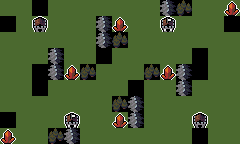

A level layout from a 2D game, rendered from its tile map. Below: a short description, then the map file with its tile-grid data intact:
An orthogonal 15x9 tile map with 16x16 px tiles, 3 tile layers (Tiles, Objects, Tier3), 6 hidden layers not drawn.

<map version="1.10" tiledversion="1.10.0" orientation="orthogonal" renderorder="right-down" width="15" height="9" tilewidth="16" tileheight="16" infinite="0" nextlayerid="33" nextobjectid="102">
 <editorsettings>
  <export target="../../../../maps/2p-knife-fight-v2.json" format="MUD Templates" />
 </editorsettings>
 <tileset firstgid="1" source="../../tilesets/map-maker-tileset.tsx" />
 <group id="17" name="Tiles" offsetx="2.84217e-14" offsety="0">
  <properties>
   <property name="entityLayer" type="bool" value="true" />
  </properties>
  <layer id="2" name="Tiles" width="15" height="9">
   <properties>
    <property name="prototypeLayer" type="bool" value="true" />
   </properties>
   <data encoding="csv">
1,1,0,1,1,1,1,1,1,1,3,2,1,1,1,
0,1,1,1,1,1,3,1,1,1,1,1,1,1,0,
1,1,1,1,1,1,3,2,1,1,1,1,1,1,1,
1,1,1,3,1,1,0,1,1,1,1,1,0,1,1,
1,1,0,3,1,2,1,1,1,2,1,3,0,1,1,
1,1,0,1,1,1,1,1,0,1,1,3,1,1,1,
1,1,1,1,1,1,1,2,3,1,1,1,1,1,1,
0,1,1,1,1,1,1,1,3,1,1,1,1,1,1,
1,1,1,2,3,1,1,1,1,1,1,1,0,1,1
</data>
  </layer>
 </group>
 <group id="15" name="Objects">
  <properties>
   <property name="entityLayer" type="bool" value="true" />
  </properties>
  <layer id="10" name="Objects" width="15" height="9">
   <properties>
    <property name="prototypeLayer" type="bool" value="true" />
   </properties>
   <data encoding="csv">
0,0,0,0,0,0,0,0,0,0,0,0,0,0,14,
0,0,9,0,0,0,0,14,0,0,10,0,0,0,0,
0,0,0,0,0,0,0,0,0,0,0,0,0,0,0,
0,0,0,0,0,0,0,0,0,0,0,0,0,0,0,
0,0,0,0,14,0,0,0,0,0,14,0,0,0,0,
0,0,0,0,0,0,0,0,0,0,0,0,0,0,0,
0,0,0,0,0,0,0,0,0,0,0,0,0,0,0,
0,0,0,0,10,0,0,14,0,0,0,0,9,0,0,
14,0,0,0,0,0,0,0,0,0,0,0,0,0,0
</data>
  </layer>
  <objectgroup id="18" name="Portals" />
 </group>
 <group id="11" name="Extras">
  <properties>
   <property name="entityLayer" type="bool" value="true" />
  </properties>
  <group id="20" name="Zone" visible="0">
   <properties>
    <property name="componentLayer" type="bool" value="true" />
    <property name="encoding" value="uint32" />
   </properties>
   <layer id="26" name="Zone5" width="15" height="9">
    <properties>
     <property name="value" type="int" value="5" />
    </properties>
    <data encoding="csv">
0,0,0,0,0,0,0,0,0,0,0,0,0,0,0,
0,0,0,0,0,0,0,0,0,0,0,0,0,0,0,
0,0,0,0,0,0,0,0,0,0,0,0,0,0,0,
0,0,0,0,0,0,0,0,0,0,0,0,0,0,0,
0,0,0,0,0,0,0,0,0,0,0,0,0,0,0,
0,0,0,0,0,0,0,0,0,0,0,0,0,0,0,
0,0,0,0,0,0,0,0,0,0,0,0,0,0,0,
0,0,0,0,0,0,0,0,0,0,0,0,0,0,0,
0,0,0,0,0,0,0,0,0,0,0,0,0,0,0
</data>
   </layer>
   <layer id="24" name="Zone4" width="15" height="9">
    <properties>
     <property name="value" type="int" value="4" />
    </properties>
    <data encoding="csv">
0,0,0,0,0,0,0,0,0,0,0,0,0,0,0,
0,0,0,0,0,0,0,0,0,0,0,0,0,0,0,
0,0,0,0,0,0,0,0,0,0,0,0,0,0,0,
0,0,0,0,0,0,0,0,0,0,0,0,0,0,0,
0,0,0,0,0,0,0,0,0,0,0,0,0,0,0,
0,0,0,0,0,0,0,0,0,0,0,0,0,0,0,
0,0,0,0,0,0,0,0,0,0,0,0,0,0,0,
0,0,0,0,0,0,0,0,0,0,0,0,0,0,0,
0,0,0,0,0,0,0,0,0,0,0,0,0,0,0
</data>
   </layer>
   <layer id="23" name="Zone3" width="15" height="9">
    <properties>
     <property name="value" type="int" value="3" />
    </properties>
    <data encoding="csv">
0,0,0,0,0,0,0,0,0,0,0,0,0,0,0,
0,0,0,0,0,0,0,0,0,0,0,0,0,0,0,
0,0,0,0,0,0,0,0,0,0,0,0,0,0,0,
0,0,0,0,0,0,0,0,0,0,0,0,0,0,0,
0,0,0,0,0,0,0,0,0,0,0,0,0,0,0,
0,0,0,0,0,0,0,0,0,0,0,0,0,0,0,
0,0,0,0,0,0,0,0,0,0,0,0,0,0,0,
0,0,0,0,0,0,0,0,0,0,0,0,0,0,0,
0,0,0,0,0,0,0,0,0,0,0,0,0,0,0
</data>
   </layer>
   <layer id="22" name="Zone2" width="15" height="9">
    <properties>
     <property name="value" type="int" value="2" />
    </properties>
    <data encoding="csv">
0,0,0,0,0,0,0,0,0,0,0,0,0,0,0,
0,0,0,0,0,0,0,0,0,0,0,0,0,0,0,
0,0,0,0,0,0,0,0,0,0,0,0,0,0,0,
0,0,0,0,0,0,0,0,0,0,0,0,0,0,0,
0,0,0,0,0,0,0,0,0,0,0,0,0,0,0,
0,0,0,0,0,0,0,0,0,0,0,0,0,0,0,
0,0,0,0,0,0,0,0,0,0,0,0,0,0,0,
0,0,0,0,0,0,0,0,0,0,0,0,0,0,0,
0,0,0,0,0,0,0,0,0,0,0,0,0,0,0
</data>
   </layer>
   <layer id="21" name="Zone1" width="15" height="9">
    <properties>
     <property name="value" type="int" value="1" />
    </properties>
    <data encoding="csv">
0,0,0,0,0,0,0,0,0,0,0,0,0,0,0,
0,0,0,0,0,0,0,0,0,0,0,0,0,0,0,
0,0,0,0,0,0,0,0,0,0,0,0,0,0,0,
0,0,0,0,0,0,0,0,0,0,0,0,0,0,0,
0,0,0,0,0,0,0,0,0,0,0,0,0,0,0,
0,0,0,0,0,0,0,0,0,0,0,0,0,0,0,
0,0,0,0,0,0,0,0,0,0,0,0,0,0,0,
0,0,0,0,0,0,0,0,0,0,0,0,0,0,0,
0,0,0,0,0,0,0,0,0,0,0,0,0,0,0
</data>
   </layer>
  </group>
  <group id="27" name="Tier">
   <properties>
    <property name="componentLayer" type="bool" value="true" />
    <property name="encoding" value="uint32" />
   </properties>
   <layer id="31" name="Tier3" width="15" height="9">
    <properties>
     <property name="value" type="int" value="3" />
    </properties>
    <data encoding="csv">
0,0,0,0,0,0,0,0,0,0,0,0,0,0,0,
0,0,0,0,0,0,0,0,0,0,0,0,0,0,0,
0,0,0,0,0,0,0,0,0,0,0,0,0,0,0,
0,0,0,0,0,0,0,0,0,0,0,0,0,0,0,
0,0,0,0,0,0,0,0,0,0,0,0,0,0,0,
0,0,0,0,0,0,0,0,0,0,0,0,0,0,0,
0,0,0,0,0,0,0,0,0,0,0,0,0,0,0,
0,0,0,0,0,0,0,0,0,0,0,0,0,0,0,
0,0,0,0,0,0,0,0,0,0,0,0,0,0,0
</data>
   </layer>
  </group>
 </group>
 <layer id="3" name="[UNUSED] Wang" width="15" height="9" visible="0">
  <data encoding="csv">
0,0,0,0,0,0,0,0,0,0,0,0,0,0,0,
0,0,0,0,0,0,0,0,0,0,0,0,0,0,0,
0,0,0,0,0,0,0,0,0,0,0,0,0,0,0,
0,0,0,0,0,0,0,0,0,0,0,0,0,0,0,
0,0,0,0,0,0,0,0,0,0,0,0,0,0,0,
0,0,0,0,0,0,0,0,0,0,0,0,0,0,0,
0,0,0,0,0,0,0,0,0,0,0,0,0,0,0,
0,0,0,0,0,0,0,0,0,0,0,0,0,0,0,
0,0,0,0,0,0,0,0,0,0,0,0,0,0,0
</data>
 </layer>
</map>
